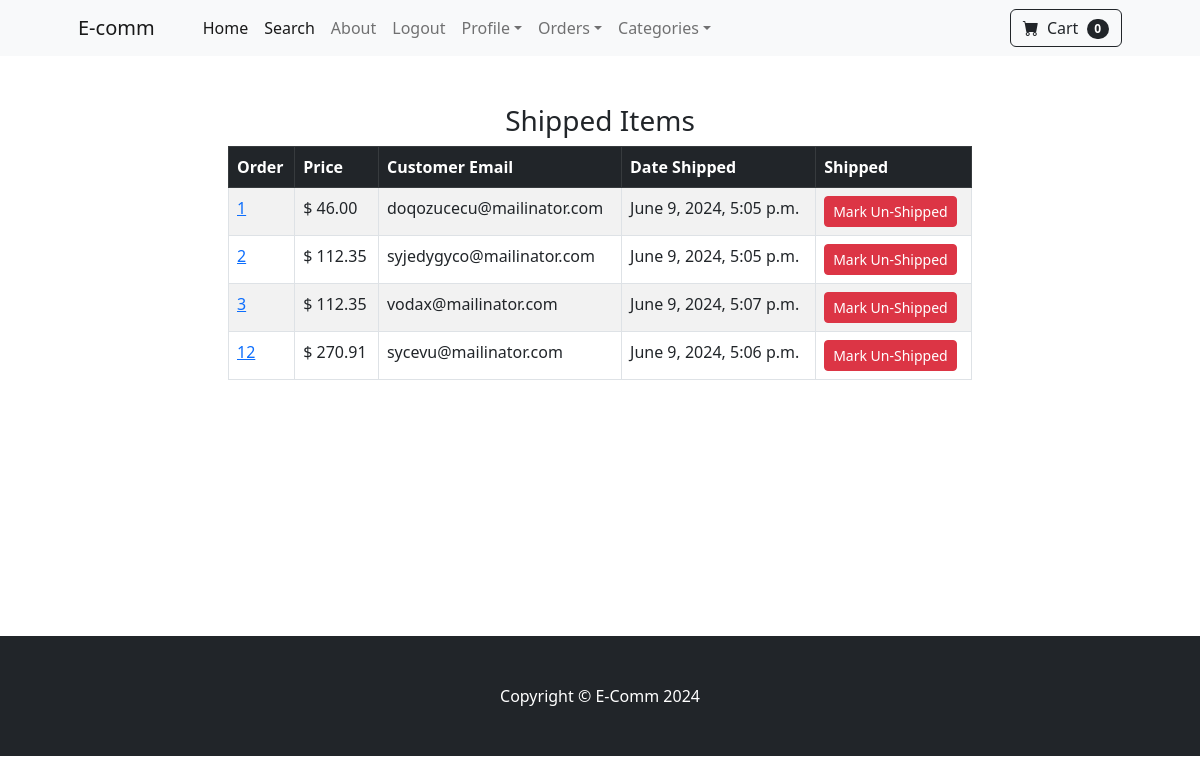
The app's page /payment/shipped_dash (signed in), older data.
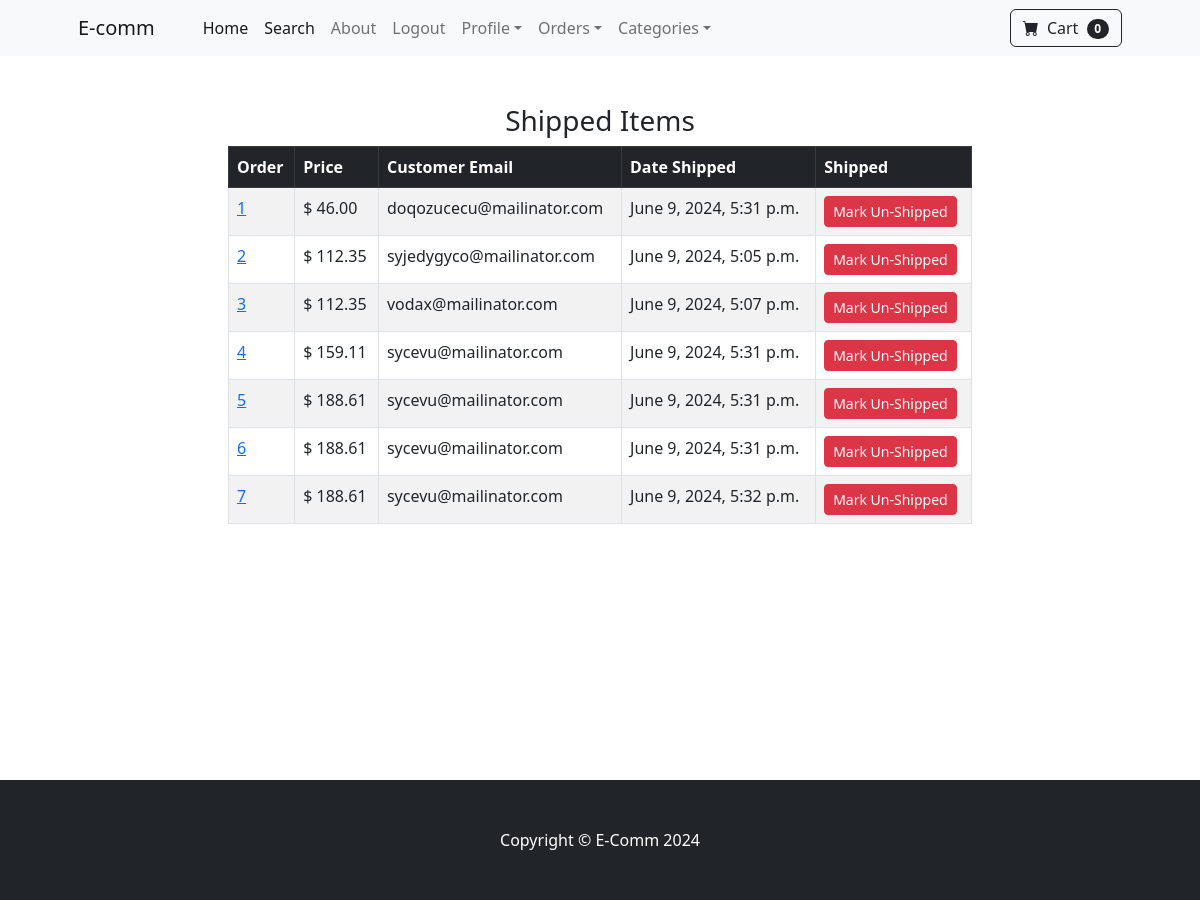
The same page, newer data.
### payment/models.py (models this page shows, shortened)
class Order(models.Model):
    user = models.ForeignKey(User, on_delete=models.CASCADE, null=True, blank=True)
    full_name = models.CharField(max_length=255)
    email = models.EmailField(max_length=255)
    shipping_address = models.TextField(max_length=15000)
    amount_paid = models.DecimalField(max_digits=10, decimal_places=2)
    date_ordered = models.DateTimeField(auto_now_add=True)
    shipped = models.BooleanField(default=False)
    date_shipped = models.DateTimeField(blank=True, null=True)

### payment/views.py (the view, shortened to what this page needs)
# urls.py: path('shipped_dash', views.shipped_dash, name='shipped_dash'),
def shipped_dash(request):
    if request.user.is_authenticated and request.user.is_superuser:
        orders = Order.objects.filter(shipped=True)
        return render(request, "payment/shipped_dash.html", {"orders":orders})
    else:
        messages.success(request, "Access Denied")
        return redirect ('home')

### cart/cart.py (called while the page is built)
    def __len__(self):
        return len(self.cart)

### cart/context_processors.py (called while the page is built)
def cart(request):
    return {'cart': Cart(request)}

### payment/templates/payment/shipped_dash.html (shortened to what this page needs)
{% extends 'base.html' %}
{% block content %}
        <div class="container">
            <div class="row">
                <center>
                    <div class="col-8">
                        <br><br>
                      <h3>Shipped Items</h3>
                      <table class="table table-striped table-hover table-bordered">
                        <thead class="table-dark">
                          <tr>
                            <th scope="col">Order</th>
                            <th scope="col">Price</th>
                            <th scope="col">Customer Email</th>
                            <th scope="col">Date Shipped</th>
                            <th scope="col">Shipped</th>
                          </tr>
                        </thead>
                        <tbody>
                            {%  for item in orders  %}
                          <tr>
                            <td><a href="{% url 'orders' item.id %}">{{ item.id  }}</a></td>
                            <td>$ {{ item.amount_paid  }}</td>
                            <td>{{ item.email   }}</td>
                            <td>{{ item.date_shipped  }}</td>
                            <td>
                              <form method="POST">
                                <button type="Submit" class="btn btn-danger btn-sm">Mark Un-Shipped</button>
                              </form>
                              </td>
                        </tr>
                            {% endfor %}
                        </tbody>
                      </table>
                    </div>
                </center>
            </div>
        </div> <br><br><br><br><br><br><br><br><br><br>
{% endblock %}

Row changes from the older to the newer data that the page shows:
no longer on this page (row edited): Order: id "12", amount_paid "270.91", email "sycevu@mailinator.com", date_shipped "June 9, 2024, 5:06 p.m."
changed Order "doqozucecu@mailinator.com": date_shipped "June 9, 2024, 5:05 p.m." → "June 9, 2024, 5:31 p.m."
now on this page (row edited): Order: id "4", amount_paid "159.11", email "sycevu@mailinator.com", date_shipped "June 9, 2024, 5:31 p.m."
now on this page (row edited): Order: id "5", amount_paid "188.61", email "sycevu@mailinator.com", date_shipped "June 9, 2024, 5:31 p.m."
now on this page (row edited): Order: id "6", amount_paid "188.61", email "sycevu@mailinator.com", date_shipped "June 9, 2024, 5:31 p.m."
now on this page (row edited): Order: id "7", amount_paid "188.61", email "sycevu@mailinator.com", date_shipped "June 9, 2024, 5:32 p.m."
